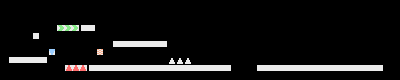

This is a level from a 2D game, rendered from its Tiled map with the project's own tilesets. A one-line summary and the complete map file follow:
An orthogonal 50x10 tile map with 8x8 px tiles, 1 tile layer (tile) and 21 objects.

<map version="1.0" tiledversion="1.0.1" orientation="orthogonal" renderorder="right-down" width="50" height="10" tilewidth="8" tileheight="8" nextobjectid="84">
 <tileset firstgid="1" name="set" tilewidth="8" tileheight="8" tilecount="64" columns="8">
  <image source="tileset.png" width="64" height="64" />
 </tileset>
 <layer name="tile" width="50" height="10">
  <data encoding="csv">
0,0,0,0,0,0,0,0,0,0,0,0,0,0,0,0,0,0,0,0,0,0,0,0,0,0,0,0,0,0,0,0,0,0,0,0,0,0,0,0,0,0,0,0,0,0,0,0,0,0,
0,0,0,0,0,0,0,0,0,0,0,0,0,0,0,0,0,0,0,0,0,0,0,0,0,0,0,0,0,0,0,0,0,0,0,0,0,0,0,0,0,0,0,0,0,0,0,0,0,0,
0,0,0,0,0,0,0,0,0,0,0,0,0,0,0,0,0,0,0,0,0,0,0,0,0,0,0,0,0,0,0,0,0,0,0,0,0,0,0,0,0,0,0,0,0,0,0,0,0,0,
0,0,0,0,0,0,0,34,35,36,1,3,0,0,0,0,0,0,0,0,0,0,0,0,0,0,0,0,0,0,0,0,0,0,0,0,0,0,0,0,0,0,0,0,0,0,0,0,0,0,
0,0,0,0,4,0,0,0,0,0,0,0,0,0,0,0,0,0,0,0,0,0,0,0,0,0,0,0,0,0,0,0,0,0,0,0,0,0,0,0,0,0,0,0,0,0,0,0,0,0,
0,0,0,0,0,0,0,0,0,0,0,0,0,0,1,2,2,2,2,2,3,0,0,0,0,0,0,0,0,0,0,0,0,0,0,0,0,0,0,0,0,0,0,0,0,0,0,0,0,0,
0,0,0,0,0,0,17,0,0,0,0,0,25,0,0,0,0,0,0,0,0,0,0,0,0,0,0,0,0,0,0,0,0,0,0,0,0,0,0,0,0,0,0,0,0,0,0,0,0,0,
0,1,2,2,2,3,0,0,0,0,0,0,0,0,0,0,0,0,0,0,0,10,10,10,0,0,0,0,0,0,0,0,0,0,0,0,0,0,0,0,0,0,0,0,0,0,0,0,0,0,
0,0,0,0,0,0,0,0,50,51,52,1,2,2,2,2,2,2,2,2,2,2,2,2,2,2,2,2,3,0,0,0,1,2,2,2,2,2,2,2,2,2,2,2,2,2,2,3,0,0,
0,0,0,0,0,0,0,0,0,0,0,0,0,0,0,0,0,0,0,0,0,0,0,0,0,0,0,0,0,0,0,0,0,0,0,0,0,0,0,0,0,0,0,0,0,0,0,0,0,0
</data>
 </layer>
 <objectgroup name="collision">
  <object id="5" x="8" y="56" width="40" height="8" />
  <object id="6" x="88" y="64" width="144" height="8" />
  <object id="21" x="112" y="40" width="56" height="8" />
  <object id="36" x="168.688" y="57.25" width="21.625" height="6.5625">
   <properties>
    <property name="type" value="lethal" />
   </properties>
  </object>
  <object id="51" x="48" y="48" width="8" height="8">
   <properties>
    <property name="type" value="grounded" />
   </properties>
  </object>
  <object id="54" x="64" y="64" width="24" height="8">
   <properties>
    <property name="type" value="jump_boost" />
   </properties>
  </object>
  <object id="55" x="96" y="48" width="8" height="8">
   <properties>
    <property name="type" value="slow" />
   </properties>
  </object>
  <object id="56" x="32" y="32" width="8" height="8" />
  <object id="57" x="56" y="24" width="24" height="8">
   <properties>
    <property name="type" value="push_right" />
   </properties>
  </object>
  <object id="64" x="80" y="24" width="16" height="8" />
  <object id="66" x="256" y="64" width="128" height="8" />
 </objectgroup>
 <objectgroup name="enemy">
  <object id="63" x="137.125" y="32.125" width="7.625" height="6.75">
   <properties>
    <property name="type" value="percent" />
   </properties>
  </object>
 </objectgroup>
 <objectgroup name="map">
  <object id="40" x="178.545" y="31.8182" width="7.45455" height="5.45455">
   <properties>
    <property name="type" value="tplatform" />
   </properties>
  </object>
  <object id="47" x="196.091" y="24" width="7.45455" height="5.45455">
   <properties>
    <property name="type" value="tplatform" />
   </properties>
  </object>
  <object id="48" x="212.636" y="35.2727" width="7.45455" height="5.45455">
   <properties>
    <property name="type" value="tplatform" />
   </properties>
  </object>
  <object id="49" x="230.091" y="25.8182" width="7.45455" height="5.45455">
   <properties>
    <property name="type" value="tplatform" />
   </properties>
  </object>
  <object id="59" x="208" y="56" width="8" height="8">
   <properties>
    <property name="id" type="int" value="0" />
    <property name="target" type="int" value="1" />
    <property name="type" value="portal" />
   </properties>
  </object>
  <object id="60" x="16" y="48" width="8" height="8">
   <properties>
    <property name="id" type="int" value="1" />
    <property name="target" type="int" value="2" />
    <property name="type" value="portal" />
   </properties>
  </object>
  <object id="61" x="64" y="16" width="8" height="8">
   <properties>
    <property name="id" type="int" value="2" />
    <property name="target" type="int" value="0" />
    <property name="type" value="portal" />
   </properties>
  </object>
  <object id="83" x="304" y="56" width="56" height="8">
   <properties>
    <property name="type" value="clamp" />
   </properties>
  </object>
 </objectgroup>
 <objectgroup name="player">
  <object id="10" x="263.796" y="51.4432" width="8" height="7.09091" />
 </objectgroup>
</map>